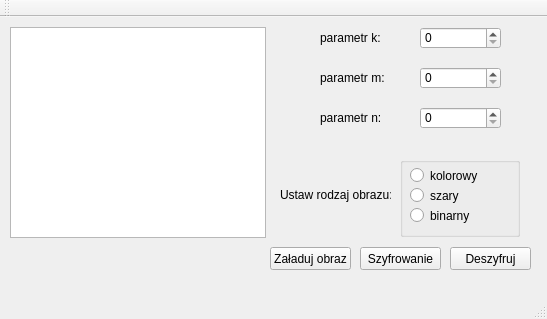
<?xml version="1.0" encoding="UTF-8"?>
<ui version="4.0">
 <class>MainWindow</class>
 <widget class="QMainWindow" name="MainWindow">
  <property name="geometry">
   <rect>
    <x>0</x>
    <y>0</y>
    <width>547</width>
    <height>319</height>
   </rect>
  </property>
  <property name="windowTitle">
   <string>Szyfrowanie 2DLMCA</string>
  </property>
  <widget class="QWidget" name="centralWidget">
   <widget class="QPushButton" name="pushLoadButton">
    <property name="geometry">
     <rect>
      <x>270</x>
      <y>230</y>
      <width>81</width>
      <height>23</height>
     </rect>
    </property>
    <property name="text">
     <string>Załaduj obraz</string>
    </property>
   </widget>
   <widget class="QPushButton" name="pushDecryptButton">
    <property name="geometry">
     <rect>
      <x>450</x>
      <y>230</y>
      <width>81</width>
      <height>23</height>
     </rect>
    </property>
    <property name="text">
     <string>Deszyfruj</string>
    </property>
   </widget>
   <widget class="QPushButton" name="pushEncryptButton">
    <property name="geometry">
     <rect>
      <x>360</x>
      <y>230</y>
      <width>81</width>
      <height>23</height>
     </rect>
    </property>
    <property name="text">
     <string>Szyfrowanie</string>
    </property>
   </widget>
   <widget class="QLabel" name="label">
    <property name="geometry">
     <rect>
      <x>320</x>
      <y>10</y>
      <width>91</width>
      <height>21</height>
     </rect>
    </property>
    <property name="toolTip">
     <string>&lt;html&gt;&lt;head/&gt;&lt;body&gt;&lt;p&gt;Parametr &amp;quot;k&amp;quot; odpowiada za liczbę utworzonych szyfrogramów konfiguracyjnych.&lt;/p&gt;&lt;p&gt;k = 0 odpowiada oryginalnemu obrazowi.&lt;/p&gt;&lt;/body&gt;&lt;/html&gt;</string>
    </property>
    <property name="whatsThis">
     <string>&lt;html&gt;&lt;head/&gt;&lt;body&gt;&lt;p&gt;Parametr &amp;quot;k&amp;quot; odpowiada za liczbę utworzonych szyfrogramów konfiguracyjnych.&lt;/p&gt;&lt;p&gt;k = 0 odpowiada oryginalnemu obrazowi.&lt;/p&gt;&lt;/body&gt;&lt;/html&gt;</string>
    </property>
    <property name="text">
     <string>parametr k:</string>
    </property>
   </widget>
   <widget class="QSpinBox" name="spinBox">
    <property name="geometry">
     <rect>
      <x>420</x>
      <y>10</y>
      <width>81</width>
      <height>22</height>
     </rect>
    </property>
   </widget>
   <widget class="QGraphicsView" name="originalImage">
    <property name="geometry">
     <rect>
      <x>10</x>
      <y>10</y>
      <width>256</width>
      <height>211</height>
     </rect>
    </property>
   </widget>
   <widget class="QLabel" name="label_2">
    <property name="geometry">
     <rect>
      <x>280</x>
      <y>170</y>
      <width>111</width>
      <height>16</height>
     </rect>
    </property>
    <property name="toolTip">
     <string>&lt;html&gt;&lt;head/&gt;&lt;body&gt;&lt;p&gt;Ustaw jak ma być traktowany obraz - jako obraz kolorowy, szary lub binarny.&lt;/p&gt;&lt;p&gt;Pamiętaj również zaznaczyć tę opcję przy wykonywaniu procesu deszyfracji !&lt;/p&gt;&lt;/body&gt;&lt;/html&gt;</string>
    </property>
    <property name="text">
     <string>Ustaw rodzaj obrazu:</string>
    </property>
   </widget>
   <widget class="QGroupBox" name="areaImageType">
    <property name="geometry">
     <rect>
      <x>400</x>
      <y>140</y>
      <width>120</width>
      <height>80</height>
     </rect>
    </property>
    <property name="title">
     <string/>
    </property>
    <widget class="QRadioButton" name="radioImageColor">
     <property name="geometry">
      <rect>
       <x>10</x>
       <y>10</y>
       <width>82</width>
       <height>17</height>
      </rect>
     </property>
     <property name="text">
      <string>kolorowy</string>
     </property>
    </widget>
    <widget class="QRadioButton" name="radioImageGrey">
     <property name="geometry">
      <rect>
       <x>10</x>
       <y>30</y>
       <width>82</width>
       <height>17</height>
      </rect>
     </property>
     <property name="text">
      <string>szary</string>
     </property>
    </widget>
    <widget class="QRadioButton" name="radioImageBinary">
     <property name="geometry">
      <rect>
       <x>10</x>
       <y>50</y>
       <width>82</width>
       <height>17</height>
      </rect>
     </property>
     <property name="text">
      <string>binarny</string>
     </property>
    </widget>
   </widget>
   <widget class="QLabel" name="label_3">
    <property name="geometry">
     <rect>
      <x>320</x>
      <y>50</y>
      <width>91</width>
      <height>21</height>
     </rect>
    </property>
    <property name="toolTip">
     <string>&lt;html&gt;&lt;head/&gt;&lt;body&gt;&lt;p&gt;Parametr &amp;quot;m&amp;quot; odpowiada ilości wykonanych dodatkowych iteracji.&lt;/p&gt;&lt;p&gt;Pamiętaj, że musi być:&lt;span style=&quot; font-style:italic;&quot;&gt; m &amp;gt;= k&lt;/span&gt; !&lt;/p&gt;&lt;/body&gt;&lt;/html&gt;</string>
    </property>
    <property name="whatsThis">
     <string>&lt;html&gt;&lt;head/&gt;&lt;body&gt;&lt;p&gt;Parametr &amp;quot;m&amp;quot; odpowiada ilości wykonanych dodatkowych iteracji.&lt;/p&gt;&lt;p&gt;Pamiętaj, że musi być:&lt;span style=&quot; font-style:italic;&quot;&gt; m &amp;gt;= k&lt;/span&gt; !&lt;/p&gt;&lt;/body&gt;&lt;/html&gt;</string>
    </property>
    <property name="text">
     <string>parametr m:</string>
    </property>
   </widget>
   <widget class="QSpinBox" name="spinBoxM">
    <property name="geometry">
     <rect>
      <x>420</x>
      <y>50</y>
      <width>81</width>
      <height>22</height>
     </rect>
    </property>
   </widget>
   <widget class="QLabel" name="label_4">
    <property name="geometry">
     <rect>
      <x>320</x>
      <y>90</y>
      <width>91</width>
      <height>21</height>
     </rect>
    </property>
    <property name="toolTip">
     <string>&lt;html&gt;&lt;head/&gt;&lt;body&gt;&lt;p&gt;Parametr &amp;quot;n&amp;quot; odpowiada za liczbę utworzonych szyfrogramów do rozdzielenia.&lt;/p&gt;&lt;/body&gt;&lt;/html&gt;</string>
    </property>
    <property name="text">
     <string>parametr n:</string>
    </property>
   </widget>
   <widget class="QSpinBox" name="spinBoxN">
    <property name="geometry">
     <rect>
      <x>420</x>
      <y>90</y>
      <width>81</width>
      <height>22</height>
     </rect>
    </property>
   </widget>
  </widget>
  <widget class="QMenuBar" name="menuBar">
   <property name="geometry">
    <rect>
     <x>0</x>
     <y>0</y>
     <width>547</width>
     <height>20</height>
    </rect>
   </property>
  </widget>
  <widget class="QToolBar" name="mainToolBar">
   <attribute name="toolBarArea">
    <enum>TopToolBarArea</enum>
   </attribute>
   <attribute name="toolBarBreak">
    <bool>false</bool>
   </attribute>
  </widget>
  <widget class="QStatusBar" name="statusBar"/>
 </widget>
 <layoutdefault spacing="6" margin="11"/>
 <resources/>
 <connections>
  <connection>
   <sender>pushLoadButton</sender>
   <signal>clicked()</signal>
   <receiver>MainWindow</receiver>
   <slot>loadFile()</slot>
   <hints>
    <hint type="sourcelabel">
     <x>299</x>
     <y>235</y>
    </hint>
    <hint type="destinationlabel">
     <x>51</x>
     <y>189</y>
    </hint>
   </hints>
  </connection>
  <connection>
   <sender>pushEncryptButton</sender>
   <signal>clicked()</signal>
   <receiver>MainWindow</receiver>
   <slot>encryption()</slot>
   <hints>
    <hint type="sourcelabel">
     <x>403</x>
     <y>235</y>
    </hint>
    <hint type="destinationlabel">
     <x>312</x>
     <y>189</y>
    </hint>
   </hints>
  </connection>
 </connections>
 <slots>
  <slot>loadFile()</slot>
  <slot>encryption()</slot>
 </slots>
</ui>
